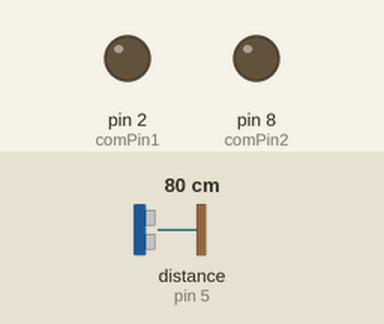
The sketch below on a simulated Arduino Uno, built with avr-gcc and run on an emulated ATmega328P. On the bench: output pins drawn as LEDs (lit = HIGH). Wiring (inferred from the names in the program): ultrasonic range finder: trigger pin 4; echo pin 5. Dashed ring = blinking. Inputs (shaded band) come from the test bench; at power-on: distance to the obstacle (sensor on pin 5) 80 cm. The echo pulse lasts 58.3 µs per cm; pins used as bus, display or sensor lines are not drawn.

Above: at 1.2 s.
1.3 s: distance to the obstacle (sensor on pin 5) set to 270 cm
2.9 s: distance to the obstacle (sensor on pin 5) set to 280 cm
At 3.32 s:
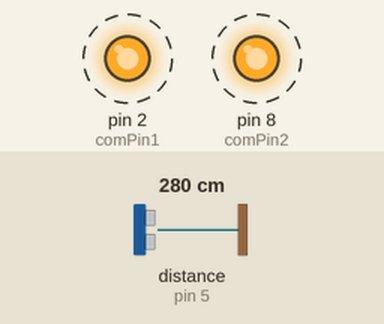
5.9 s: distance to the obstacle (sensor on pin 5) set to 35 cm
At 7.2 s:
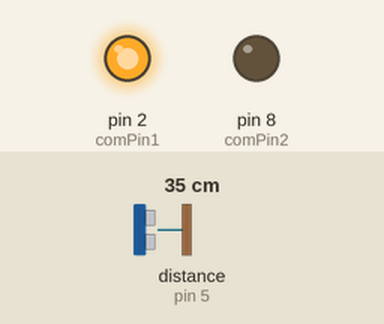
7.5 s: distance to the obstacle (sensor on pin 5) set to 23 cm
9.0 s: distance to the obstacle (sensor on pin 5) set to 18 cm
At 9.5 s:
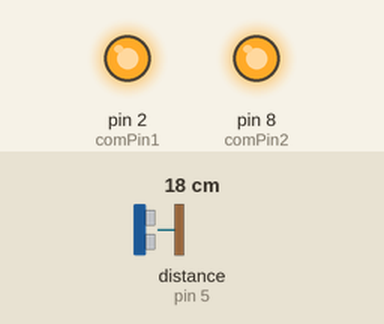
10.6 s: distance to the obstacle (sensor on pin 5) set to 60 cm
At 11.5 s:
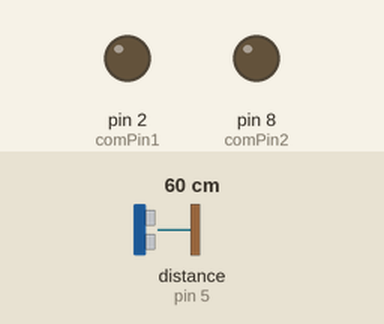
Timing chart, 0 to 13.2 s (numbered marks = the images above; inputs shaded):
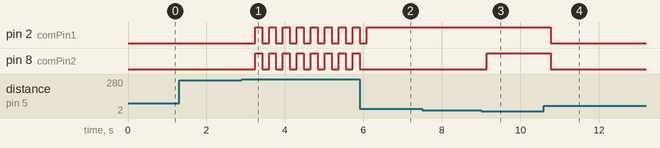

Measured:
- the behaviour switches between 275 and 276 cm on distance to the obstacle (sensor on pin 5) (found by bisection; images 0 and 1)
- the behaviour switches between 21 and 20 cm on distance to the obstacle (sensor on pin 5) (found by bisection; images 2 and 3)
- after the input at 1.3 s, every drawn part: stays the same
- after the input at 2.9 s, pin 2 (comPin1), pin 8 (comPin2): alternates HIGH for 0.18 s and LOW for 0.18 s, starting after 0.34 s
- after the input at 5.9 s, pin 2 (comPin1): goes on until 6.1 s, then stays HIGH; pin 8 (comPin2): goes on until 5.9 s, then stays LOW
- after the input at 7.5 s, every drawn part: stays the same
- after the input at 9.0 s, pin 8 (comPin2): LOW → HIGH after 0.15 s
- after the input at 10.6 s, pin 2 (comPin1), pin 8 (comPin2): HIGH → LOW after 0.17 s

The sketch:

senzor.ino
```cpp
const int comPin1 = 2; //prvi pin za komunikaciju
const int comPin2 = 8; //drugi pin za komunikaciju
const int trigPin = 4; //ultrasonični senzor
const int echoPin = 5; //ultrasonični senzor
unsigned long x; //procesuirana vrijednost sa senzora

const int vel = 11; //duljina liste iz koje se uzima medijan

void setup() {
  pinMode(comPin1, OUTPUT);
  pinMode(comPin2, OUTPUT);
  pinMode(trigPin, OUTPUT);
  pinMode(echoPin, INPUT);
}

void loop() {
  x = med();
  //prepreka je udaljenija od 50 cm
  if (x > 50){
    digitalWrite(comPin1, LOW);
    digitalWrite(comPin2, LOW);
  }
  //prepreka je udaljena 20 - 50 cm
  else if (x > 20) {
      digitalWrite(comPin2, LOW);
      digitalWrite(comPin1, HIGH);}
  //prepreka je udaljena manje od 20 cm
  else {
    digitalWrite(comPin1, HIGH);
    digitalWrite(comPin2, HIGH);
  }
}

//vraća udaljenost senzora od prepreke u cm
int cm() {
    unsigned long duration;
    digitalWrite(trigPin, LOW);
    delayMicroseconds(5);
    digitalWrite(trigPin, HIGH);
    delayMicroseconds(10);
    digitalWrite(trigPin, LOW);
    while(digitalRead(echoPin) == LOW);

    unsigned long pocetak = micros();
    while((digitalRead(echoPin) == HIGH) && ((micros() - pocetak) < 5500));
    duration = micros() - pocetak;

    unsigned long dcm = (duration/2) / 29.1;
    delayMicroseconds(65000-duration);
    return dcm;
}

//stvara listu od 'vel' očitanih vrijednosti, sortira ju i vraća srednji element, odnosno medijan te liste
int med() {
  int lista[vel];
  for (int i=0;i<vel;i++){
    lista[i]=cm();
  }
  sort(lista,vel);
  return lista[(vel-1)/2];
}
void sort(int a[], int vel) {
    for(int i=0; i<(vel-1); i++) {
        for(int o=0; o<(vel-(i+1)); o++) {
                if(a[o] > a[o+1]) {
                    int t = a[o];
                    a[o] = a[o+1];
                    a[o+1] = t;
                }
        }
    }
}
```
